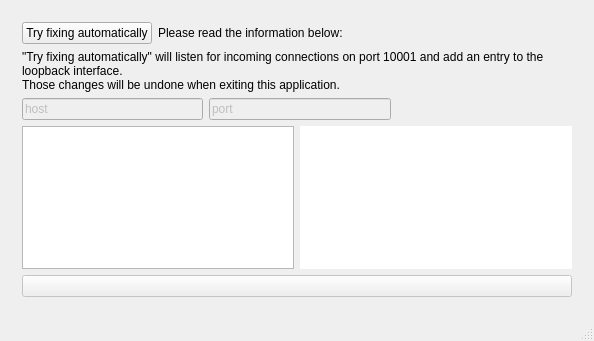
<?xml version="1.0" encoding="UTF-8"?>
<ui version="4.0">
 <class>MainWindow</class>
 <widget class="QMainWindow" name="MainWindow">
  <property name="geometry">
   <rect>
    <x>0</x>
    <y>0</y>
    <width>594</width>
    <height>341</height>
   </rect>
  </property>
  <property name="windowTitle">
   <string>Custom TCP Passthrough</string>
  </property>
  <widget class="QWidget" name="centralWidget">
   <layout class="QVBoxLayout" name="verticalLayout_2">
    <item>
     <widget class="QStackedWidget" name="stackedWidget">
      <property name="currentIndex">
       <number>3</number>
      </property>
      <widget class="QWidget" name="page_0">
       <layout class="QGridLayout" name="gridLayout">
        <item row="0" column="0">
         <widget class="QLabel" name="label">
          <property name="font">
           <font>
            <family>Arial</family>
            <weight>75</weight>
            <bold>true</bold>
           </font>
          </property>
          <property name="text">
           <string>Getting error &quot;-2, 10061&quot;? (European server only)</string>
          </property>
         </widget>
        </item>
        <item row="0" column="1">
         <widget class="QPushButton" name="pushB_startNetAnal">
          <property name="text">
           <string>Start network analysis</string>
          </property>
         </widget>
        </item>
        <item row="3" column="0" colspan="2">
         <widget class="QTextBrowser" name="textBr_0">
          <property name="openLinks">
           <bool>false</bool>
          </property>
         </widget>
        </item>
       </layout>
      </widget>
      <widget class="QWidget" name="page_1">
       <layout class="QVBoxLayout" name="verticalLayout_3">
        <item>
         <widget class="QTextBrowser" name="textBr_1">
          <property name="styleSheet">
           <string notr="true">font-size: 18px;
font-family: Sans-Serif, Arial;</string>
          </property>
          <property name="frameShape">
           <enum>QFrame::NoFrame</enum>
          </property>
          <property name="frameShadow">
           <enum>QFrame::Plain</enum>
          </property>
          <property name="lineWidth">
           <number>0</number>
          </property>
          <property name="html">
           <string>&lt;!DOCTYPE HTML PUBLIC &quot;-//W3C//DTD HTML 4.0//EN&quot; &quot;http://www.w3.org/TR/REC-html40/strict.dtd&quot;&gt;
&lt;html&gt;&lt;head&gt;&lt;meta name=&quot;qrichtext&quot; content=&quot;1&quot; /&gt;&lt;style type=&quot;text/css&quot;&gt;
p, li { white-space: pre-wrap; }
&lt;/style&gt;&lt;/head&gt;&lt;body style=&quot; font-family:'Sans-Serif,Arial'; font-weight:400; font-style:normal;&quot;&gt;
&lt;p style=&quot; margin-top:12px; margin-bottom:12px; margin-left:0px; margin-right:0px; -qt-block-indent:0; text-indent:0px;&quot;&gt;&lt;span style=&quot; color:#101010;&quot;&gt;Could not connect to the CAE version server!&lt;br /&gt;There propably is a maintenance at the moment.&lt;/span&gt;&lt;/p&gt;
&lt;p style=&quot; margin-top:12px; margin-bottom:12px; margin-left:0px; margin-right:0px; -qt-block-indent:0; text-indent:0px;&quot;&gt;&lt;span style=&quot; color:#101010;&quot;&gt;To see if there is a planned maintenance, visit: &lt;/span&gt;&lt;a href=&quot;http://combatarms.nexoneu.com/NXEU.aspx?PART=/News/Notice&quot;&gt;&lt;span style=&quot; text-decoration: underline; color:#00aaff;&quot;&gt;http://combatarms.nexoneu.com/NXEU.aspx?PART=/News/Notice&lt;/span&gt;&lt;/a&gt;&lt;/p&gt;
&lt;p style=&quot; margin-top:0px; margin-bottom:0px; margin-left:0px; margin-right:0px; -qt-block-indent:0; text-indent:0px;&quot;&gt;&lt;span style=&quot; color:#101010;&quot;&gt;&lt;br /&gt;&lt;/span&gt;&lt;/p&gt;
&lt;p style=&quot; margin-top:12px; margin-bottom:12px; margin-left:0px; margin-right:0px; -qt-block-indent:0; text-indent:0px;&quot;&gt;&lt;span style=&quot; color:#101010;&quot;&gt;Alternatively,&lt;br /&gt;you can &lt;/span&gt;&lt;a href=&quot;goto:0&quot;&gt;&lt;span style=&quot; text-decoration: underline; color:#0077ff; background-color:#dddddd;&quot;&gt;click here to restart the analysis.&lt;/span&gt;&lt;/a&gt;&lt;/p&gt;&lt;/body&gt;&lt;/html&gt;</string>
          </property>
          <property name="openExternalLinks">
           <bool>true</bool>
          </property>
          <property name="openLinks">
           <bool>false</bool>
          </property>
         </widget>
        </item>
       </layout>
      </widget>
      <widget class="QWidget" name="page_2">
       <property name="styleSheet">
        <string notr="true">font-size: 20px;
font-family: Sans-Serif, Arial;</string>
       </property>
       <layout class="QVBoxLayout" name="verticalLayout">
        <item>
         <widget class="QTextBrowser" name="textBr_2">
          <property name="styleSheet">
           <string notr="true">font-size: 18px;
font-family: Sans-Serif, Arial;</string>
          </property>
          <property name="frameShape">
           <enum>QFrame::NoFrame</enum>
          </property>
          <property name="frameShadow">
           <enum>QFrame::Plain</enum>
          </property>
          <property name="lineWidth">
           <number>0</number>
          </property>
          <property name="html">
           <string>&lt;!DOCTYPE HTML PUBLIC &quot;-//W3C//DTD HTML 4.0//EN&quot; &quot;http://www.w3.org/TR/REC-html40/strict.dtd&quot;&gt;
&lt;html&gt;&lt;head&gt;&lt;meta name=&quot;qrichtext&quot; content=&quot;1&quot; /&gt;&lt;style type=&quot;text/css&quot;&gt;
p, li { white-space: pre-wrap; }
&lt;/style&gt;&lt;/head&gt;&lt;body style=&quot; font-family:'Sans-Serif,Arial'; font-weight:400; font-style:normal;&quot;&gt;
&lt;p style=&quot; margin-top:12px; margin-bottom:12px; margin-left:0px; margin-right:0px; -qt-block-indent:0; text-indent:0px;&quot;&gt;The CAE version server seems to be running.&lt;br /&gt;If you are still getting error &amp;quot;-2,16001&amp;quot;, your CA installation is probably outdated.&lt;/p&gt;
&lt;p style=&quot; margin-top:12px; margin-bottom:12px; margin-left:0px; margin-right:0px; -qt-block-indent:0; text-indent:0px;&quot;&gt;Here is what you can do:&lt;/p&gt;
&lt;ul style=&quot;margin-top: 0px; margin-bottom: 0px; margin-left: 0px; margin-right: 0px; -qt-list-indent: 1;&quot;&gt;&lt;li style=&quot; margin-top:12px; margin-bottom:0px; margin-left:0px; margin-right:0px; -qt-block-indent:0; text-indent:0px;&quot;&gt;Uninstall CAE, get the newest version from &lt;a href=&quot;http://download.nexoneu.com/cba/fullversion/Combatarms_eu.exe&quot;&gt;&lt;span style=&quot; text-decoration: underline; color:#0000ff;&quot;&gt;download.nexoneu.com/cba/fullversion/Combatarms_eu.exe&lt;/span&gt;&lt;/a&gt; (1,6 GiB) and install it. &lt;/li&gt;
&lt;li style=&quot; margin-top:0px; margin-bottom:12px; margin-left:0px; margin-right:0px; -qt-block-indent:0; text-indent:0px;&quot;&gt;&lt;a href=&quot;goto:3&quot;&gt;&lt;span style=&quot; text-decoration: underline; color:#0000ff;&quot;&gt;Try fixing the error automatically.&lt;/span&gt;&lt;/a&gt; (Recommended)&lt;/li&gt;&lt;/ul&gt;
&lt;p style=&quot; margin-top:12px; margin-bottom:12px; margin-left:0px; margin-right:0px; -qt-block-indent:0; text-indent:0px;&quot;&gt;To choose, click a link above.&lt;/p&gt;&lt;/body&gt;&lt;/html&gt;</string>
          </property>
          <property name="openLinks">
           <bool>false</bool>
          </property>
         </widget>
        </item>
       </layout>
      </widget>
      <widget class="QWidget" name="page_3">
       <layout class="QVBoxLayout" name="verticalLayout_4">
        <item>
         <layout class="QHBoxLayout" name="horizontalLayout">
          <item>
           <widget class="QPushButton" name="pushB_fixError">
            <property name="text">
             <string>Try fixing automatically</string>
            </property>
           </widget>
          </item>
          <item>
           <widget class="QLabel" name="label_2">
            <property name="text">
             <string>Please read the information below:</string>
            </property>
           </widget>
          </item>
          <item>
           <spacer name="horizontalSpacer">
            <property name="orientation">
             <enum>Qt::Horizontal</enum>
            </property>
            <property name="sizeHint" stdset="0">
             <size>
              <width>40</width>
              <height>20</height>
             </size>
            </property>
           </spacer>
          </item>
         </layout>
        </item>
        <item>
         <widget class="QLabel" name="label_3">
          <property name="text">
           <string>&quot;Try fixing automatically&quot; will listen for incoming connections on port 10001 and add an entry to the loopback interface.
Those changes will be undone when exiting this application.</string>
          </property>
          <property name="wordWrap">
           <bool>true</bool>
          </property>
         </widget>
        </item>
        <item>
         <layout class="QHBoxLayout" name="horizontalLayout_3">
          <item>
           <widget class="QLineEdit" name="lineEditHost">
            <property name="enabled">
             <bool>false</bool>
            </property>
            <property name="text">
             <string>host</string>
            </property>
           </widget>
          </item>
          <item>
           <widget class="QLineEdit" name="lineEditPort">
            <property name="enabled">
             <bool>false</bool>
            </property>
            <property name="text">
             <string>port</string>
            </property>
           </widget>
          </item>
          <item>
           <spacer name="horizontalSpacer_2">
            <property name="orientation">
             <enum>Qt::Horizontal</enum>
            </property>
            <property name="sizeHint" stdset="0">
             <size>
              <width>40</width>
              <height>20</height>
             </size>
            </property>
           </spacer>
          </item>
         </layout>
        </item>
        <item>
         <layout class="QHBoxLayout" name="horizontalLayout_2">
          <item>
           <widget class="QTextBrowser" name="textBr_3a">
            <property name="openLinks">
             <bool>false</bool>
            </property>
           </widget>
          </item>
          <item>
           <widget class="QTextBrowser" name="textBr_3b">
            <property name="frameShape">
             <enum>QFrame::NoFrame</enum>
            </property>
            <property name="frameShadow">
             <enum>QFrame::Plain</enum>
            </property>
            <property name="lineWidth">
             <number>-1</number>
            </property>
            <property name="html">
             <string>&lt;!DOCTYPE HTML PUBLIC &quot;-//W3C//DTD HTML 4.0//EN&quot; &quot;http://www.w3.org/TR/REC-html40/strict.dtd&quot;&gt;
&lt;html&gt;&lt;head&gt;&lt;meta name=&quot;qrichtext&quot; content=&quot;1&quot; /&gt;&lt;style type=&quot;text/css&quot;&gt;
p, li { white-space: pre-wrap; }
&lt;/style&gt;&lt;/head&gt;&lt;body style=&quot; font-family:'MS Shell Dlg 2'; font-size:8.25pt; font-weight:400; font-style:normal;&quot;&gt;
&lt;p style=&quot;-qt-paragraph-type:empty; margin-top:0px; margin-bottom:0px; margin-left:0px; margin-right:0px; -qt-block-indent:0; text-indent:0px; font-size:8pt;&quot;&gt;&lt;/p&gt;&lt;/body&gt;&lt;/html&gt;</string>
            </property>
            <property name="openLinks">
             <bool>false</bool>
            </property>
           </widget>
          </item>
         </layout>
        </item>
        <item>
         <widget class="QPushButton" name="pushB_exit">
          <property name="enabled">
           <bool>false</bool>
          </property>
          <property name="text">
           <string/>
          </property>
         </widget>
        </item>
       </layout>
      </widget>
     </widget>
    </item>
   </layout>
  </widget>
  <widget class="QStatusBar" name="statusBar"/>
 </widget>
 <layoutdefault spacing="6" margin="11"/>
 <resources/>
 <connections/>
</ui>
